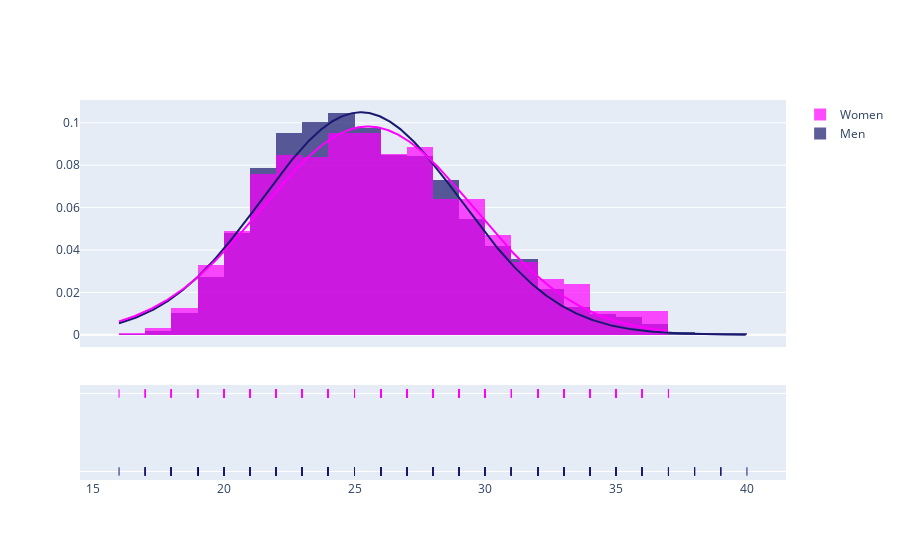

The notebook cell this image was saved under:
### Code cell
age
import plotly.figure_factory as ff
age_data_m = data[data["Sport"] == "Basketball"]
age_data_m = pd.DataFrame(age_data_m["Age"][data["Sex"] == "M"])
age_data_m = age_data_m[age_data_m["Age"].notna()]

age_data_f = data[data["Sport"] == "Basketball"]
age_data_f = pd.DataFrame(age_data_f["Age"][data["Sex"] == "F"])
age_data_f = age_data_f[age_data_f["Age"].notna()]

age_data = [age_data_m["Age"], age_data_f["Age"]]

colors = ['midnightblue', 'magenta']
ff.create_distplot(age_data, ["Men", "Women"], colors=colors, curve_type="normal")

### Figure 1 — Plotly figure (JSON) as saved in the notebook; plotly's stock layout.template omitted (floating-point values rounded to 4 significant figures; data arrays with more than 128 entries replaced by an {"elided": "..."} marker saying what was removed)
{"data": [{"autobinx": false, "histnorm": "probability density", "legendgroup": "Men", "marker": {"color": "midnightblue"}, "name": "Men", "opacity": 0.7, "type": "histogram", "x": {"elided": "3094 int values"}, "xaxis": "x", "xbins": {"end": 40, "size": 1, "start": 16}, "yaxis": "y"}, {"autobinx": false, "histnorm": "probability density", "legendgroup": "Women", "marker": {"color": "magenta"}, "name": "Women", "opacity": 0.7, "type": "histogram", "x": {"elided": "1256 int values"}, "xaxis": "x", "xbins": {"end": 37, "size": 1, "start": 16}, "yaxis": "y"}, {"legendgroup": "Men", "marker": {"color": "midnightblue"}, "mode": "lines", "name": "Men", "showlegend": false, "type": "scatter", "x": {"elided": "500 float values"}, "xaxis": "x", "y": {"elided": "500 float values"}, "yaxis": "y"}, {"legendgroup": "Women", "marker": {"color": "magenta"}, "mode": "lines", "name": "Women", "showlegend": false, "type": "scatter", "x": {"elided": "500 float values"}, "xaxis": "x", "y": {"elided": "500 float values"}, "yaxis": "y"}, {"legendgroup": "Men", "marker": {"color": "midnightblue", "symbol": "line-ns-open"}, "mode": "markers", "name": "Men", "showlegend": false, "type": "scatter", "x": {"elided": "3094 int values"}, "xaxis": "x", "y": {"elided": "3094 str values"}, "yaxis": "y2"}, {"legendgroup": "Women", "marker": {"color": "magenta", "symbol": "line-ns-open"}, "mode": "markers", "name": "Women", "showlegend": false, "type": "scatter", "x": {"elided": "1256 int values"}, "xaxis": "x", "y": {"elided": "1256 str values"}, "yaxis": "y2"}], "layout": {"barmode": "overlay", "hovermode": "closest", "legend": {"traceorder": "reversed"}, "xaxis": {"anchor": "y2", "domain": [0, 1], "zeroline": false}, "yaxis": {"anchor": "free", "domain": [0.35, 1], "position": 0}, "yaxis2": {"anchor": "x", "domain": [0, 0.25], "dtick": 1, "showticklabels": false}}}
